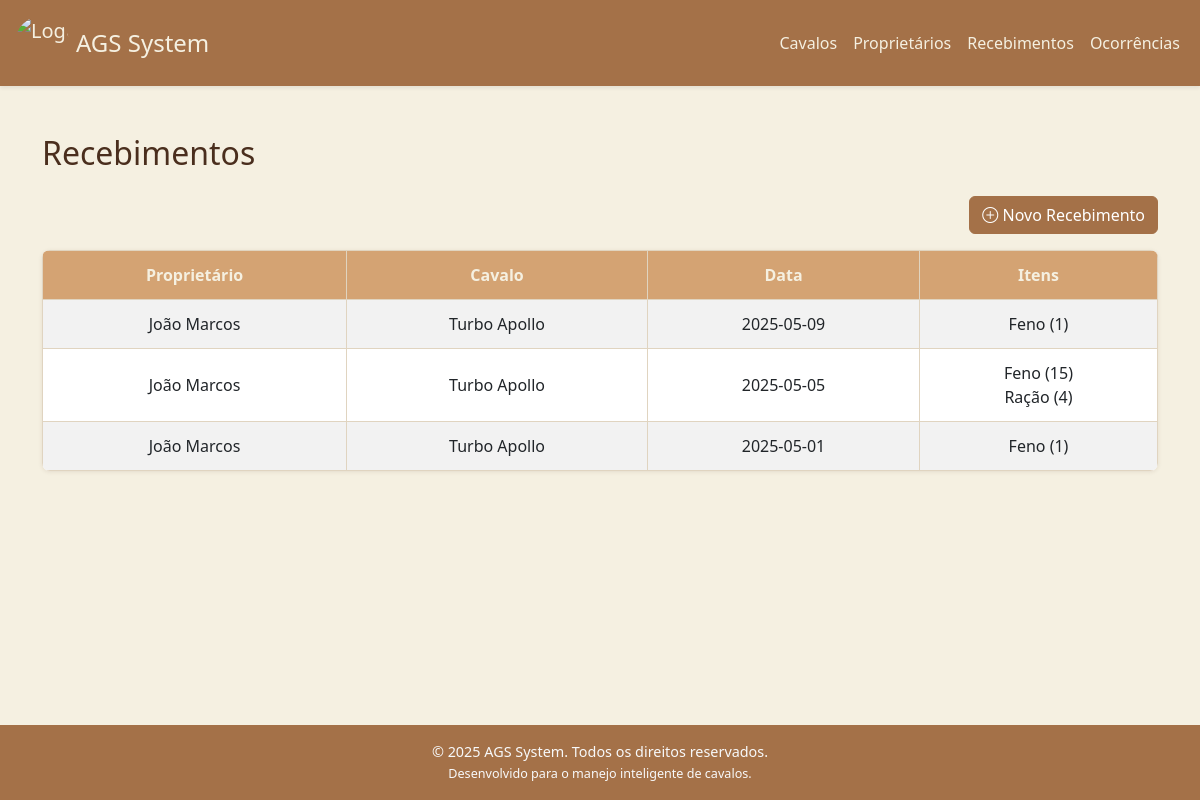
Before: /recebimentos with the older database file.
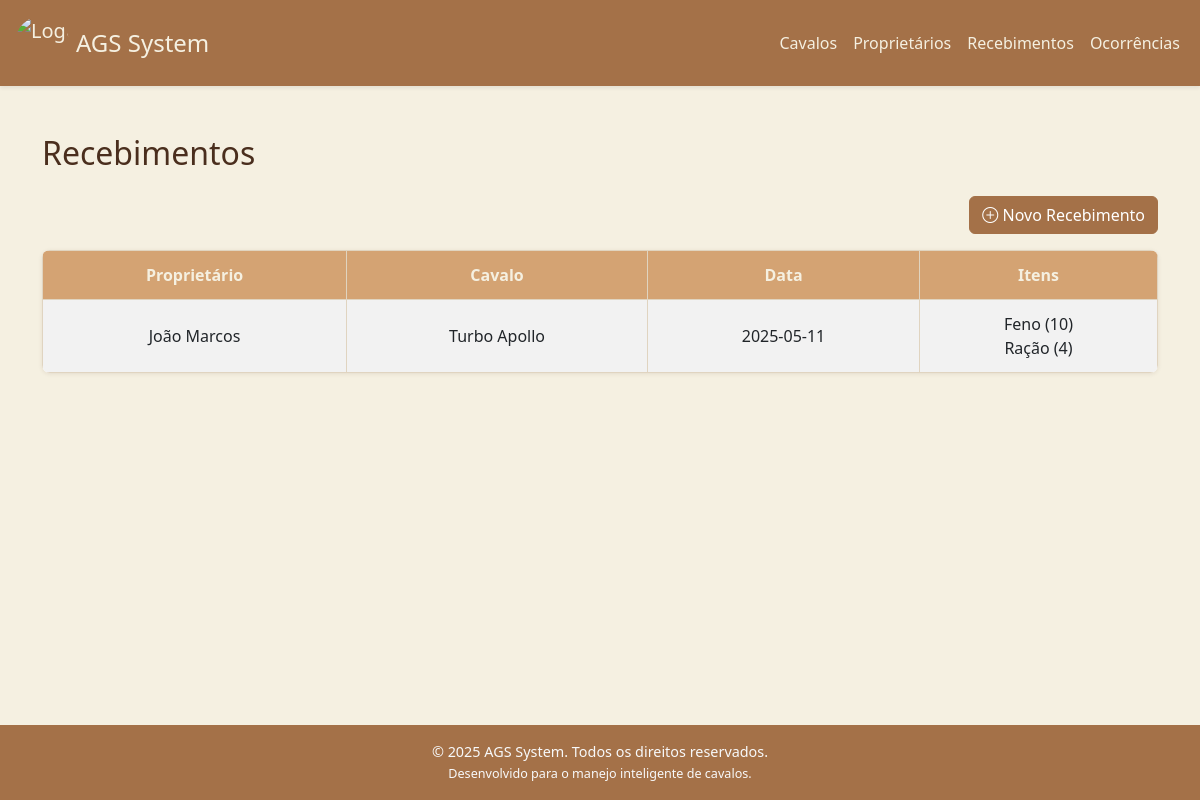
After: the same page with the newer database file.
### tables this page shows
CREATE TABLE recebimentos (
            id INTEGER PRIMARY KEY AUTOINCREMENT,
            proprietario_id INTEGER,
            cavalo_id INTEGER NOT NULL,
            data TEXT DEFAULT CURRENT_TIMESTAMP,
            FOREIGN KEY (proprietario_id) REFERENCES proprietario(id),
            FOREIGN KEY (cavalo_id) REFERENCES cavalos(id)
        );

### app.py (the view)
@app.route('/recebimentos')
def recebimentos():
    conn = conexao()
    recebimentos = conn.execute('''
        SELECT
            r.id AS recebimento_id,
            c.nome AS nome_cavalo,
            p.nome AS nome_proprietario,
            r.data,
            GROUP_CONCAT(prod.nome || ' (' || ir.quantidade || ')', '<br>') AS itens
        FROM recebimentos r
        JOIN cavalos c ON r.cavalo_id = c.id
        JOIN proprietario p ON r.proprietario_id = p.id
        LEFT JOIN itens_recebimento ir ON r.id = ir.recebimento_id
        LEFT JOIN produtos prod ON ir.produto_id = prod.id
        GROUP BY r.id, c.nome, p.nome, r.data
        ORDER BY r.data DESC
    ''').fetchall()
    conn.close()
    formatted_recebimentos_data = []
    for recebimento in recebimentos:
        recebimento_dict = dict(recebimento)
        recebimento_dict['data'] = datetime.strptime(recebimento_dict['data'], '%Y-%m-%d').strftime('%d/%m/%Y')
        formatted_recebimentos_data.append(recebimento_dict)
    return render_template('recebimentos.html', recebimentos=recebimentos)

### app.py (called while the page is built)
@app.context_processor
def inject_now():
    return {'now': datetime.now()}

### database.py (called while the page is built)
def conexao():
    conn = sqlite3.connect(db_path)
    conn.row_factory = sqlite3.Row
    return conn

### templates/recebimentos.html
{% extends 'base.html' %} {% block content %}
<h2 class="mb-4">Recebimentos</h2>
<div class="d-flex justify-content-end mt-4 mb-3">
  <a href="{{ url_for('novoRecebimento') }}" class="btn btn-primary">
    <i class="bi bi-plus-circle"></i> Novo Recebimento
  </a>
</div>
<table class="table table-hover table-striped tabela-app">
  <thead>
    <tr>
      <th scope="col" class="text-center">Proprietário</th>
      <th scope="col" class="text-center">Cavalo</th>
      <th scope="col" class="text-center">Data</th>
      <th scope="col" class="text-center">Itens</th>
    </tr>
  </thead>
  <tbody>
    {% for recebimento in recebimentos %}
    <tr>
      <td class="text-center">{{ recebimento['nome_proprietario'] }}</td>
      <td class="text-center">{{ recebimento['nome_cavalo'] }}</td>
      <td class="text-center">{{recebimento['data'] }}</td>
      <td class="text-center">
        {{ recebimento['itens'] | safe if recebimento['itens'] else '-' }}
      </td>
    </tr>
    {% endfor %}
  </tbody>
</table>
{% endblock %}

### templates/base.html (shortened to what this page needs)
<!DOCTYPE html>
<html lang="pt-br">
  <head>
    <link
      href="https://cdn.jsdelivr.net/npm/bootstrap@5.3.0/dist/css/bootstrap.min.css"
      rel="stylesheet"
    />
    <link
      rel="stylesheet"
      href="{{ url_for('static', filename='css/style.css') }}"
    />
    <link
      href="https://cdn.jsdelivr.net/npm/bootstrap-icons@1.10.5/font/bootstrap-icons.css"
      rel="stylesheet"
    />
  </head>
  <body class="bg-custom-light text-custom-dark">
    <nav class="navbar navbar-expand-lg navbar-dark bg-custom-dark shadow-sm">
      <div class="container-fluid">
        <a
          class="navbar-brand d-flex align-items-center"
          href="{{ url_for('home') }}"
        >
          <img
            src="{{ url_for('static', filename='img/logo.png') }}"
            alt="Logo"
            width="50"
            height="50"
            class="d-inline-block align-text-top me-1 rounded-circle"
          />
          <span class="fs-4">AGS System</span>
        </a>
        <div
          class="collapse navbar-collapse justify-content-end"
          id="navbarNav"
        >
          <ul class="navbar-nav">
            <li class="nav-item">
              <a class="nav-link text-light" href="{{ url_for('cavalos') }}"
                >Cavalos</a
              >
            </li>
            <li class="nav-item">
              <a
                class="nav-link text-light"
                href="{{ url_for('proprietarios') }}"
                >Proprietários</a
              >
            </li>
            <li class="nav-item">
              <a
                class="nav-link text-light"
                href="{{ url_for('recebimentos') }}"
                >Recebimentos</a
              >
            </li>
            <li class="nav-item">
              <a class="nav-link text-light" href="{{ url_for('ocorrencias') }}"
                >Ocorrências</a
              >
            </li>
          </ul>
        </div>
      </div>
    </nav>
    <div class="container py-5">{% block content %}{% endblock %}</div>
    <footer class="bg-custom-dark text-light mt-5 py-3">
      <div class="container text-center">
        <p class="mb-0">
          &copy; {{ now.year }} AGS System. Todos os direitos reservados.
        </p>
        <small>Desenvolvido para o manejo inteligente de cavalos.</small>
      </div>
    </footer>
  </body>
</html>

### static/css/style.css (style rules this page uses)
body { background-color: #f5f0e1; color: #4a2e1d; font-family: "Segoe UI", sans-serif; min-height: 100vh; display: flex; flex-direction: column; }
.container.py-5 { flex-grow: 1; }
.navbar { background-color: #a47148; box-shadow: 0 2px 6px rgba(0, 0, 0, 0.05); }
.navbar-brand { display: flex; align-items: center; color: #f5f0e1 !important; }
.navbar-brand img { border-radius: 50%; width: 60px; height: 60px; padding: 3px; margin-right: 0.75rem; }
.navbar-brand span { font-size: 1.75rem; }
.nav-link { color: #f5f0e1 !important; }
.btn-primary { background-color: #a47148; border-color: #a47148; color: #fff; }
.tabela-app { width: 100%; border-collapse: collapse; background-color: #fffaf0; color: #4a2e1d; box-shadow: 0 1px 4px rgba(74, 46, 29, 0.1); border-radius: 8px; overflow: hidden; }
.tabela-app th, .tabela-app td { padding: 12px 16px; border: 1px solid #e0d4c0; text-align: left; vertical-align: middle; }
.tabela-app th { background-color: #d4a373; font-weight: bold; color: #f5f0e1; }
footer { background-color: #a47148; color: #f5f0e1; padding: 20px; text-align: center; width: 100%; font-size: 0.9rem; margin-top: auto; }

Changed rows visible on the page:
no longer on this page (row edited): recebimentos: nome_proprietario "João Marcos", nome_cavalo "Turbo Apollo", data "2025-05-09", itens "Feno (1)"
removed recebimentos: nome_proprietario "João Marcos", nome_cavalo "Turbo Apollo", data "2025-05-05", itens "Feno (15) Ração (4)"
changed recebimentos: data "2025-05-01" → "2025-05-11"; itens "Feno (1)" → "Feno (10) Ração (4)"
